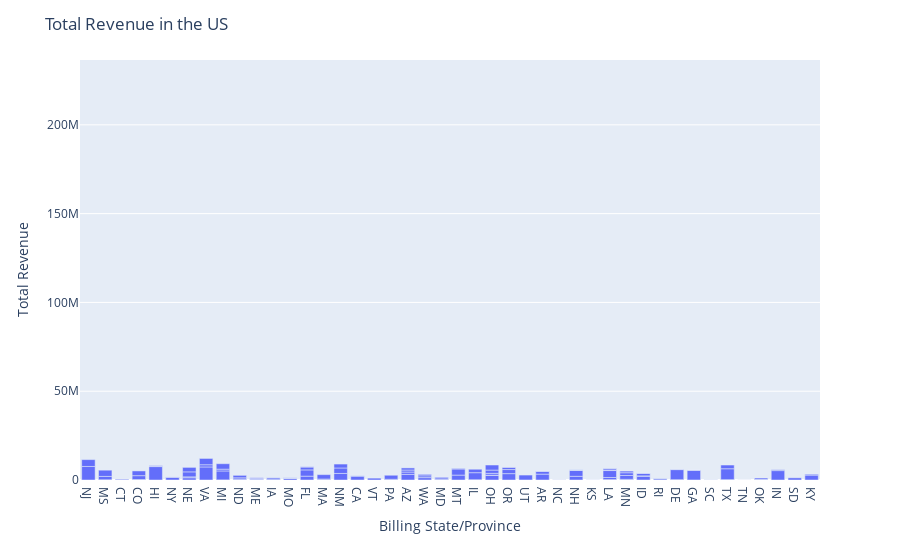

Notebook code for this chart:
### Markdown cell above
Most of the TOTAL revenue comes from Canada(around 110M), followed by the US (85M).

### Code cell
fig = px.bar(df2, y='Total Revenue',x='Billing State/Province')
fig.update_layout(uniformtext_minsize=8, uniformtext_mode='hide', title='Total Revenue in the US')
fig.show()

### Figure 1 — Plotly figure (JSON) as saved in the notebook; plotly's stock layout.template omitted (floating-point values rounded to 4 significant figures; data arrays with more than 128 entries replaced by an {"elided": "..."} marker saying what was removed)
{"data": [{"alignmentgroup": "True", "hovertemplate": "Billing State/Province=%{x}<br>Total Revenue=%{y}<extra></extra>", "legendgroup": "", "marker": {"color": "#636efa", "pattern": {"shape": ""}}, "name": "", "offsetgroup": "", "orientation": "v", "showlegend": false, "textposition": "auto", "type": "bar", "x": {"elided": "308 str values"}, "xaxis": "x", "y": {"elided": "308 int values"}, "yaxis": "y"}], "layout": {"barmode": "relative", "legend": {"tracegroupgap": 0}, "margin": {"t": 60}, "title": {"text": "Total Revenue in the US"}, "uniformtext": {"minsize": 8, "mode": "hide"}, "xaxis": {"anchor": "y", "domain": [0, 1], "title": {"text": "Billing State/Province"}}, "yaxis": {"anchor": "x", "domain": [0, 1], "title": {"text": "Total Revenue"}}}}
